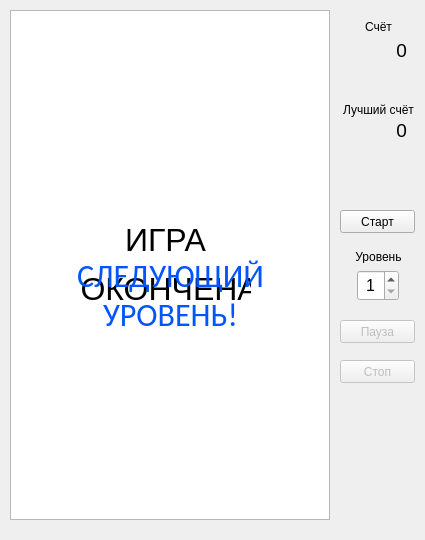
<?xml version="1.0" encoding="UTF-8"?>
<ui version="4.0">
 <class>MainWindow</class>
 <widget class="QMainWindow" name="MainWindow">
  <property name="geometry">
   <rect>
    <x>0</x>
    <y>0</y>
    <width>425</width>
    <height>540</height>
   </rect>
  </property>
  <property name="minimumSize">
   <size>
    <width>425</width>
    <height>540</height>
   </size>
  </property>
  <property name="maximumSize">
   <size>
    <width>425</width>
    <height>540</height>
   </size>
  </property>
  <property name="windowTitle">
   <string>Arkanoid</string>
  </property>
  <widget class="QWidget" name="centralWidget">
   <widget class="QGraphicsView" name="graphicsView">
    <property name="geometry">
     <rect>
      <x>10</x>
      <y>10</y>
      <width>320</width>
      <height>510</height>
     </rect>
    </property>
    <property name="verticalScrollBarPolicy">
     <enum>Qt::ScrollBarAlwaysOff</enum>
    </property>
    <property name="horizontalScrollBarPolicy">
     <enum>Qt::ScrollBarAlwaysOff</enum>
    </property>
   </widget>
   <widget class="QPushButton" name="startButton">
    <property name="geometry">
     <rect>
      <x>340</x>
      <y>210</y>
      <width>75</width>
      <height>23</height>
     </rect>
    </property>
    <property name="text">
     <string>Старт</string>
    </property>
   </widget>
   <widget class="QLabel" name="labelGameOver">
    <property name="enabled">
     <bool>true</bool>
    </property>
    <property name="geometry">
     <rect>
      <x>80</x>
      <y>220</y>
      <width>171</width>
      <height>91</height>
     </rect>
    </property>
    <property name="font">
     <font>
      <pointsize>24</pointsize>
     </font>
    </property>
    <property name="text">
     <string>&lt;html&gt;&lt;head/&gt;&lt;body&gt;&lt;p align=&quot;center&quot;&gt;ИГРА&lt;/p&gt;&lt;p align=&quot;center&quot;&gt;ОКОНЧЕНА&lt;/p&gt;&lt;/body&gt;&lt;/html&gt;</string>
    </property>
    <property name="alignment">
     <set>Qt::AlignCenter</set>
    </property>
   </widget>
   <widget class="QLabel" name="labelScore">
    <property name="geometry">
     <rect>
      <x>360</x>
      <y>40</y>
      <width>47</width>
      <height>21</height>
     </rect>
    </property>
    <property name="font">
     <font>
      <pointsize>14</pointsize>
     </font>
    </property>
    <property name="text">
     <string>0</string>
    </property>
    <property name="scaledContents">
     <bool>false</bool>
    </property>
    <property name="alignment">
     <set>Qt::AlignRight|Qt::AlignTrailing|Qt::AlignVCenter</set>
    </property>
   </widget>
   <widget class="QSpinBox" name="spinBoxLevel">
    <property name="geometry">
     <rect>
      <x>357</x>
      <y>270</y>
      <width>42</width>
      <height>31</height>
     </rect>
    </property>
    <property name="font">
     <font>
      <pointsize>12</pointsize>
     </font>
    </property>
    <property name="alignment">
     <set>Qt::AlignCenter</set>
    </property>
    <property name="minimum">
     <number>1</number>
    </property>
    <property name="maximum">
     <number>3</number>
    </property>
   </widget>
   <widget class="QLabel" name="label">
    <property name="geometry">
     <rect>
      <x>355</x>
      <y>20</y>
      <width>47</width>
      <height>13</height>
     </rect>
    </property>
    <property name="text">
     <string>Счёт</string>
    </property>
    <property name="alignment">
     <set>Qt::AlignCenter</set>
    </property>
   </widget>
   <widget class="QLabel" name="label_2">
    <property name="geometry">
     <rect>
      <x>355</x>
      <y>250</y>
      <width>47</width>
      <height>13</height>
     </rect>
    </property>
    <property name="text">
     <string>Уровень</string>
    </property>
    <property name="alignment">
     <set>Qt::AlignCenter</set>
    </property>
   </widget>
   <widget class="QLabel" name="labelNextLevel">
    <property name="enabled">
     <bool>true</bool>
    </property>
    <property name="geometry">
     <rect>
      <x>60</x>
      <y>250</y>
      <width>221</width>
      <height>91</height>
     </rect>
    </property>
    <property name="font">
     <font>
      <family>Calibri</family>
      <pointsize>24</pointsize>
     </font>
    </property>
    <property name="text">
     <string>&lt;html&gt;&lt;head/&gt;&lt;body&gt;&lt;p align=&quot;center&quot;&gt;&lt;span style=&quot; color:#0055ff;&quot;&gt;СЛЕДУЮЩИЙ&lt;br/&gt;УРОВЕНЬ!&lt;/span&gt;&lt;/p&gt;&lt;/body&gt;&lt;/html&gt;</string>
    </property>
    <property name="alignment">
     <set>Qt::AlignCenter</set>
    </property>
   </widget>
   <widget class="QLabel" name="label_3">
    <property name="geometry">
     <rect>
      <x>338</x>
      <y>100</y>
      <width>81</width>
      <height>20</height>
     </rect>
    </property>
    <property name="text">
     <string>Лучший счёт</string>
    </property>
    <property name="alignment">
     <set>Qt::AlignCenter</set>
    </property>
   </widget>
   <widget class="QLabel" name="labelBestScore">
    <property name="geometry">
     <rect>
      <x>360</x>
      <y>120</y>
      <width>47</width>
      <height>21</height>
     </rect>
    </property>
    <property name="font">
     <font>
      <pointsize>14</pointsize>
     </font>
    </property>
    <property name="text">
     <string>0</string>
    </property>
    <property name="scaledContents">
     <bool>false</bool>
    </property>
    <property name="alignment">
     <set>Qt::AlignRight|Qt::AlignTrailing|Qt::AlignVCenter</set>
    </property>
   </widget>
   <widget class="QPushButton" name="pauseButton">
    <property name="enabled">
     <bool>false</bool>
    </property>
    <property name="geometry">
     <rect>
      <x>340</x>
      <y>320</y>
      <width>75</width>
      <height>23</height>
     </rect>
    </property>
    <property name="text">
     <string>Пауза</string>
    </property>
   </widget>
   <widget class="QPushButton" name="stopButton">
    <property name="enabled">
     <bool>false</bool>
    </property>
    <property name="geometry">
     <rect>
      <x>340</x>
      <y>360</y>
      <width>75</width>
      <height>23</height>
     </rect>
    </property>
    <property name="text">
     <string>Стоп</string>
    </property>
   </widget>
  </widget>
 </widget>
 <layoutdefault spacing="6" margin="11"/>
 <resources/>
 <connections/>
</ui>
